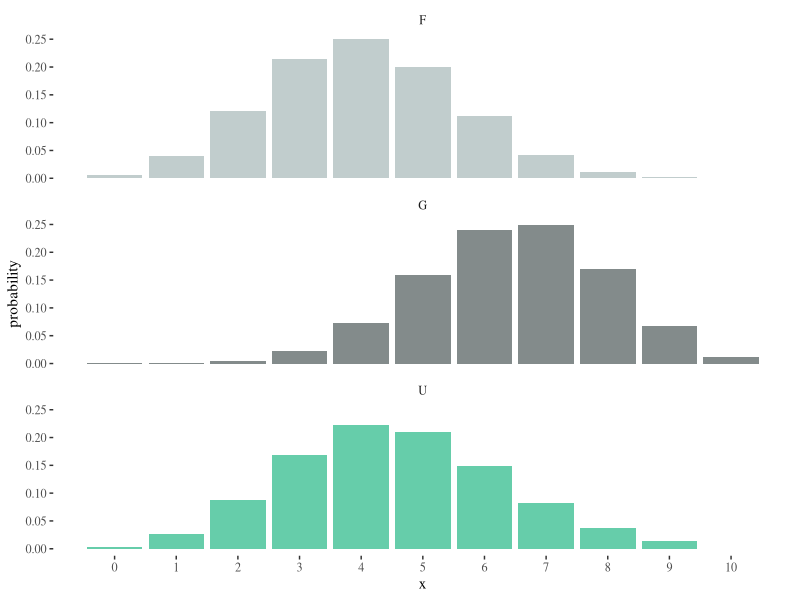
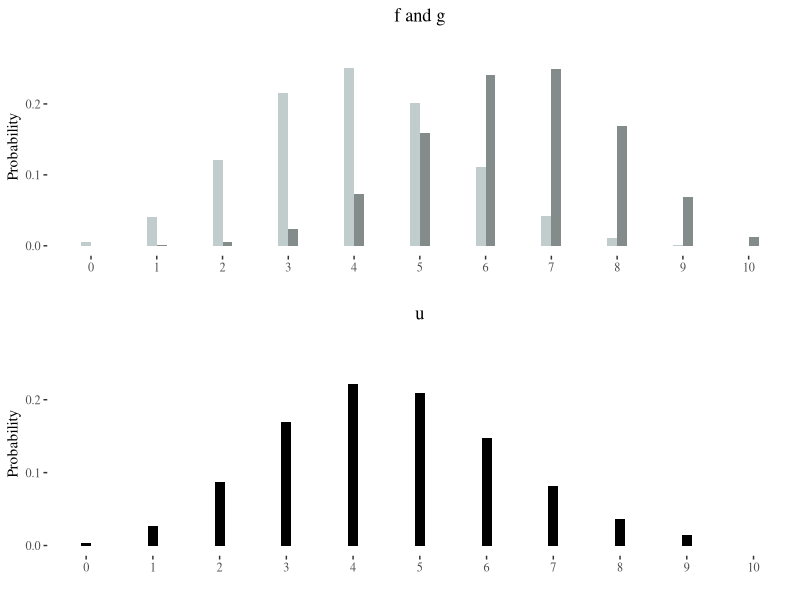

These figures' R source, in order:
logit = function(p) {
  log(p/(1-p))
}

inv_logit = function(theta) {
  exp(theta)/(1+exp(theta))
}

pmf_u = function(u, n, theta, phi, delta) {
    pbinom(u, n, inv_logit(phi+delta))*(exp(delta)-1)/(1-theta)*((1+exp(phi+delta))/(1+exp(phi)))^n*exp(-delta*(1+u))
}


n = 10
phi = logit(0.4)
delta = 1
theta = exp(-n*delta)*((1+exp(phi))/(1+exp(phi+delta)))^(-n)
fx = dbinom(0:n, n, inv_logit(phi))
fy = dbinom(0:n, n, inv_logit(phi+delta))
fu = c(pmf_u(0:(n-1), n, theta, phi, delta), 0)
sum(fu) # checking this adds up to 1

df = data.frame(f = c(fx, fy, fu),
                x  = rep(0:n, 3),
                pmf = factor(rep(c("F","G","U"), each = (n+1))))

df$pmf = factor(df$pmf, levels = c("F", "G", "U"))

library(tidyverse)
library(ggthemes)
ggplot(df) +
  aes(x = x, y = f, fill = pmf) +
  geom_col(position = "dodge") +
  facet_wrap(~ pmf, nrow = 3) +
  ylab("probability") +
  scale_fill_manual(values = c("azure3", "azure4", "aquamarine3")) +
  scale_x_continuous(breaks = 0:n) +
  theme_tufte() +
  theme(legend.position = "none") 



df2 = data.frame(f = c(fx, fy),
                x  = rep(0:n, 2),
                pmf = factor(rep(c("F","G"), each = (n+1))))

df2$pmf = factor(df2$pmf, levels = c("F", "G"))

p1 = ggplot(df2) +
  aes(x = x, y = f, fill = pmf) +
  geom_col(position = "dodge", width = 0.3) +
  ylab("Probability") +
  xlab("") +
  scale_x_continuous(breaks = 0:n) +
  ylim(c(0,0.28)) +
  theme_tufte() +
  theme(legend.position = "none") +
  scale_fill_manual(values = c("azure3", "azure4")) +
  theme(plot.title = element_text(hjust = 0.5)) +
  ggtitle(expression("f and g"))

df3 =  data.frame(f = fu,
                  x  = 0:n, 
                  pmf = rep("U", length(fu)))

p2 = ggplot(df3) +
  aes(x = x, y = f, fill = pmf) +
  geom_col(position = "dodge", width = 0.15) +
  ylab("Probability") +
  xlab("") +
  scale_x_continuous(breaks = 0:n) +
  ylim(c(0,0.28)) +
  theme_tufte() +
  theme(legend.position = "none") +
  scale_fill_manual(values = "black") +
  theme(plot.title = element_text(hjust = 0.5)) +
  ggtitle("u")

library(gridExtra)
grid.arrange(p1, p2, nrow =2)


# ggplot(df) +
#  aes(x = x, y = f, fill = pmf) +
#  geom_col(position = "dodge", width = 0.5) +
#  ylab("probability") +
#  scale_fill_manual(values = c("azure3", "azure4", "aquamarine3")) +
#  scale_x_continuous(breaks = 0:n) +
#  theme_tufte() # +
#  theme(legend.position = "none") 




